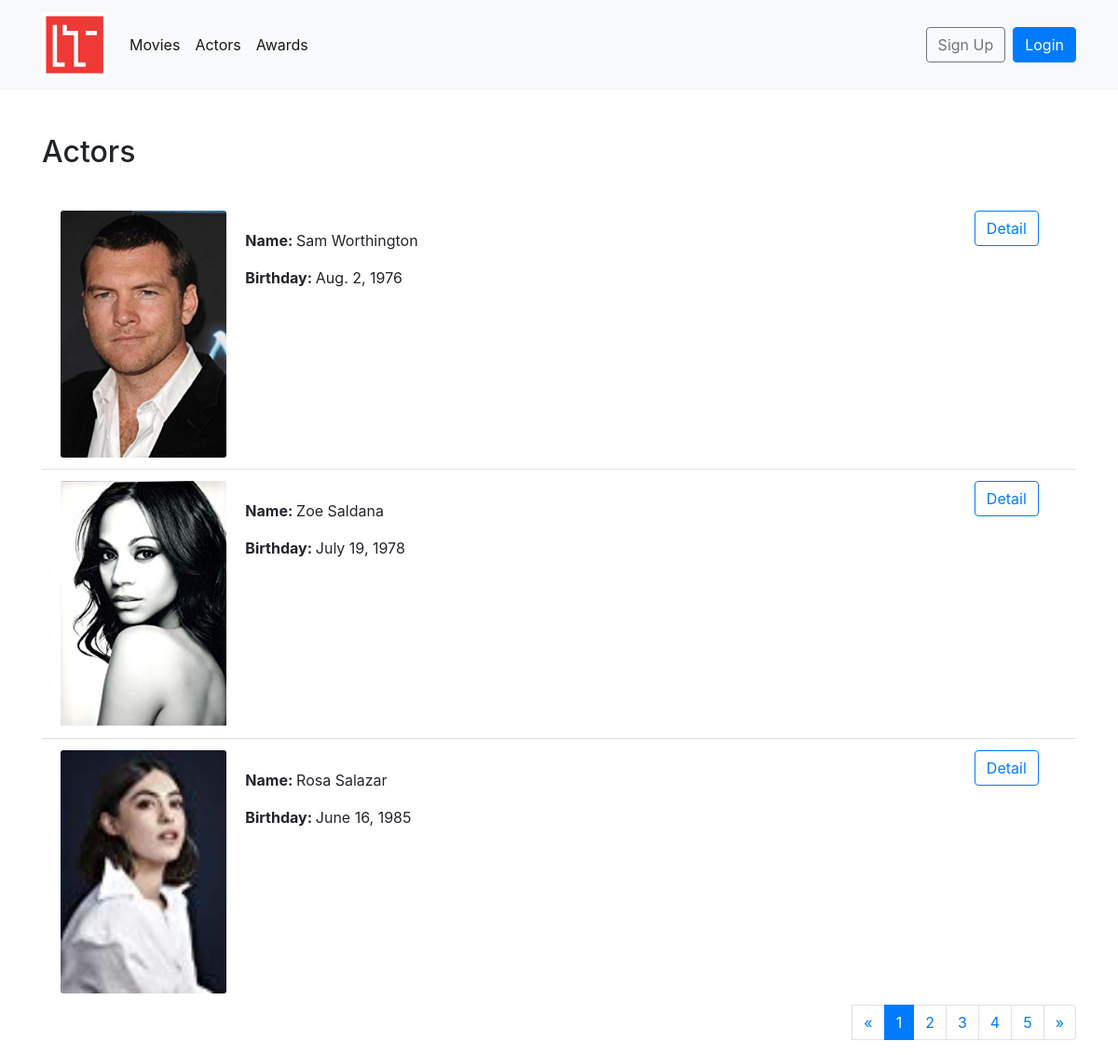
The app's page /imdb/actors/ with its own data.
### moviedb/models.py (models this page shows, shortened)
class Actor(models.Model):
    first_name = models.CharField(max_length=100)
    last_name = models.CharField(max_length=100)
    birthdate = models.DateField()
    sex = models.CharField(max_length=6, choices=(('Male', 'Male'),
                                                  ('Female', 'Female'),
                                                  ('Other', 'Other')))
    nationality = models.CharField(max_length=100)
    avatar = models.ImageField(upload_to='pictures', null=True, blank=True)
    class Meta:
        verbose_name = "Actor"
        verbose_name_plural = "Actors"

### moviedb/views.py (the view)
# urls.py: path('actors/', views.ActorListView.as_view(), name='actor'),
class ActorListView(ListView):
    model = Actor
    context_object_name = 'actors'
    paginate_by = 3

### templates/moviedb/actor_list.html (shortened to what this page needs)
{% extends 'base.html' %} {% block body %}
    {% load static %}
<br>
<h2>Actors</h2>
<br>
<div class="card border-0">
    <ul class="list-group list-group-flush">
        {% for actor in actors %}
        <li class="list-group-item">
            <div class="row no-gutters">
                <div class="col-md-2">
                    {% if actor.avatar %}
                        <img src="{{ actor.avatar.url }}" alt="logo" class="card-img">
                    {% endif %}
                </div>
                <div class="col-md-9">
                    <div class="card-body card-text">
                        <p> <strong> Name: </strong> {{ actor.first_name }} {{ actor.last_name }} </p>
                        <p> <strong> Birthday: </strong>{{ actor.birthdate }} </p>
                    </div>
                </div>
                <div class="col-md">
                    <button type="button" class="btn btn-outline-primary"> <a href="{% url 'moviedb:actor_detail' actor.pk %}">Detail</a></button>
                </div>
        </li>
        {% empty %}
        <p> No actor is available.</p>
        {% endfor %}
    </ul>
    </div>
    {% if is_paginated %}
    <nav aria-label="Page navigation Actor">
        <ul class="pagination justify-content-end">
            {% if page_obj.has_previous %}
            <li class="page-item">
                <a class="page-link" href="?page={{ page_obj.previous_page_number }}" aria-label="Previous">
                    <span aria-hidden="true">&laquo;</span>
                </a>
            </li>
            {% else %}
            <li class="disabled"><span class="page-link">&laquo;</span></li>
            {% endif %} {% for i in paginator.page_range %} {% if page_obj.number == i %}
            <li class="page-item active" aria-current="page"><span class="page-link"> {{ i }} <span class="sr-only">(current)</span></span>
            </li>
            {% else %}
            <li class="page-item"><a class="page-link" href="?page={{ i }}"> {{ i }}  </a></li>
            {% endif %} {% endfor %} {% if page_obj.has_next %}
            <li class="page-item"><a class="page-link" href="?page={{ page_obj.next_page_number }} ">&raquo;</a></li>
            {% else %}
            <li class="disabled "><span class="page-link">&raquo;</span></li>
            {% endif %}
        </ul>
    </nav>
    {% endif %} {% endblock %}

### templates/base.html (shortened to what this page needs)
{% load staticfiles %}
<!doctype html>
<html lang="en">
<head>
    <link rel="stylesheet" href="https://stackpath.bootstrapcdn.com/bootstrap/4.2.1/css/bootstrap.min.css">
</head>
<body>
    <nav class="navbar navbar-expand-sm navbar-light bg-light mb-4">
        <div class="container">
            <a class="navbar-brand" href="{% url 'home' %}"><img height="70px"
                    alt="logo Intek" /></a>
            <div class="collapse navbar-collapse" id="navbarSupportedContent">
                <ul class="navbar-nav mr-auto">
                    <li class="nav-item active">
                        <a class="nav-link" href="{% url 'moviedb:movie' %}">Movies</a>
                    </li>
                    <li class="nav-item active">
                        <a class="nav-link" href="{% url 'moviedb:actor' %}">Actors</a>
                    </li>
                    <li class="nav-item active">
                        <a class="nav-link" href="{% url 'moviedb:award' %}">Awards</a>
                    </li>
                </ul>
                {% if user.is_authenticated %}
                <ul class="navbar-nav">
                    <li class="nav-item dropdown">
                        <a class="nav-link dropdown-toggle" href="#" id="navbarDropdown" role="button" data-toggle="dropdown" aria-haspopup="true" aria-expanded="false">
                            {{ user.username }}
                        </a>
                        <div class="dropdown-menu dropdown-menu-right" aria-labelledby="navbarDropdown">
                            <a class="dropdown-item" href="{% url 'profile' %}">Profile</a>
                            <div class="dropdown-divider"></div>
                            <a class="dropdown-item" href="{% url 'password_change' %}">Change
                                Password</a>
                            <div class="dropdown-divider"></div>
                            <a class="dropdown-item" href="{% url 'logout' %}">Logout</a>
                        </div>
                    </li>
                </ul>
                {% else %}
                <form class="form-inline my-2 my-lg-0">
                    <a href="{% url 'signup' %}" class="btn btn-outline-secondary"> Sign Up </a>
                    <a href="{% url 'login' %}" class="btn btn-primary ml-2">
                        Login </a>
                </form>
                {% endif %}
            </div>
        </div>
    </nav>
    <div class="container">
        {% block content %} {% endblock %} {% block body %} {% endblock %}
    </div>
</body>
</html>

### records on screen
Actor: avatar (picture), first_name "Sam", last_name "Worthington", birthdate "Aug. 2, 1976"
Actor: avatar (picture), first_name "Zoe", last_name "Saldana", birthdate "July 19, 1978"
Actor: avatar (picture), first_name "Rosa", last_name "Salazar", birthdate "June 16, 1985"

### other values on screen
{{ i }} "1"
{{ i }} "2" "3" "4" "5"
